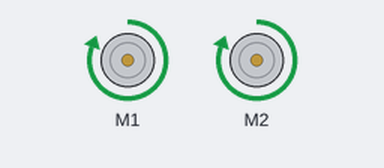
The program below on a simulated Arduino Uno WiFi Rev2. Shown: 2 × DC motor (green arrow = forward, orange = backward, longer = faster). What the program prints to the serial monitor is not drawn.

Above: at 0.1 s.
Timing chart, 0 to 1.6 s (numbered marks = the images above):
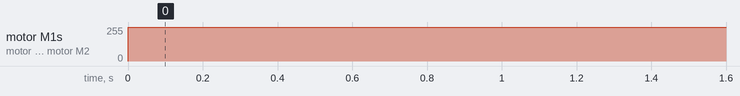

The program:

main.cpp
```cpp
#include <Arduino.h>
#include <Wire.h>
#include <Adafruit_MotorShield.h>
#include <SPI.h>
#include "utility/Adafruit_MS_PWMServoDriver.h"

// Initiliase motor object
Adafruit_MotorShield AFMS = Adafruit_MotorShield();
Adafruit_DCMotor *leftMotor = AFMS.getMotor(1);
Adafruit_DCMotor *rightMotor = AFMS.getMotor(2);

void setup() {
  Serial.begin(9600);           // set up Serial library at 9600 bps
  Serial.println("Adafruit Motorshield v2 - DC Motor test!");

  if (!AFMS.begin()) {         // create with the default frequency 1.6KHz
  // if (!AFMS.begin(1000)) {  // OR with a different frequency, say 1KHz
    Serial.println("Could not find Motor Shield. Check wiring.");
    while (1);
  }
  Serial.println("Motor Shield found.");
}

void loop() {
    // Set the speed to start, from 0 (off) to 255 (max speed)
  leftMotor->run(FORWARD);
  leftMotor->setSpeed(255);
  rightMotor->run(FORWARD);
  rightMotor->setSpeed(255);

}
```

Measured:
- by itself, motor M1, motor M2: stopped → forward 255/255 at 0.00 s
